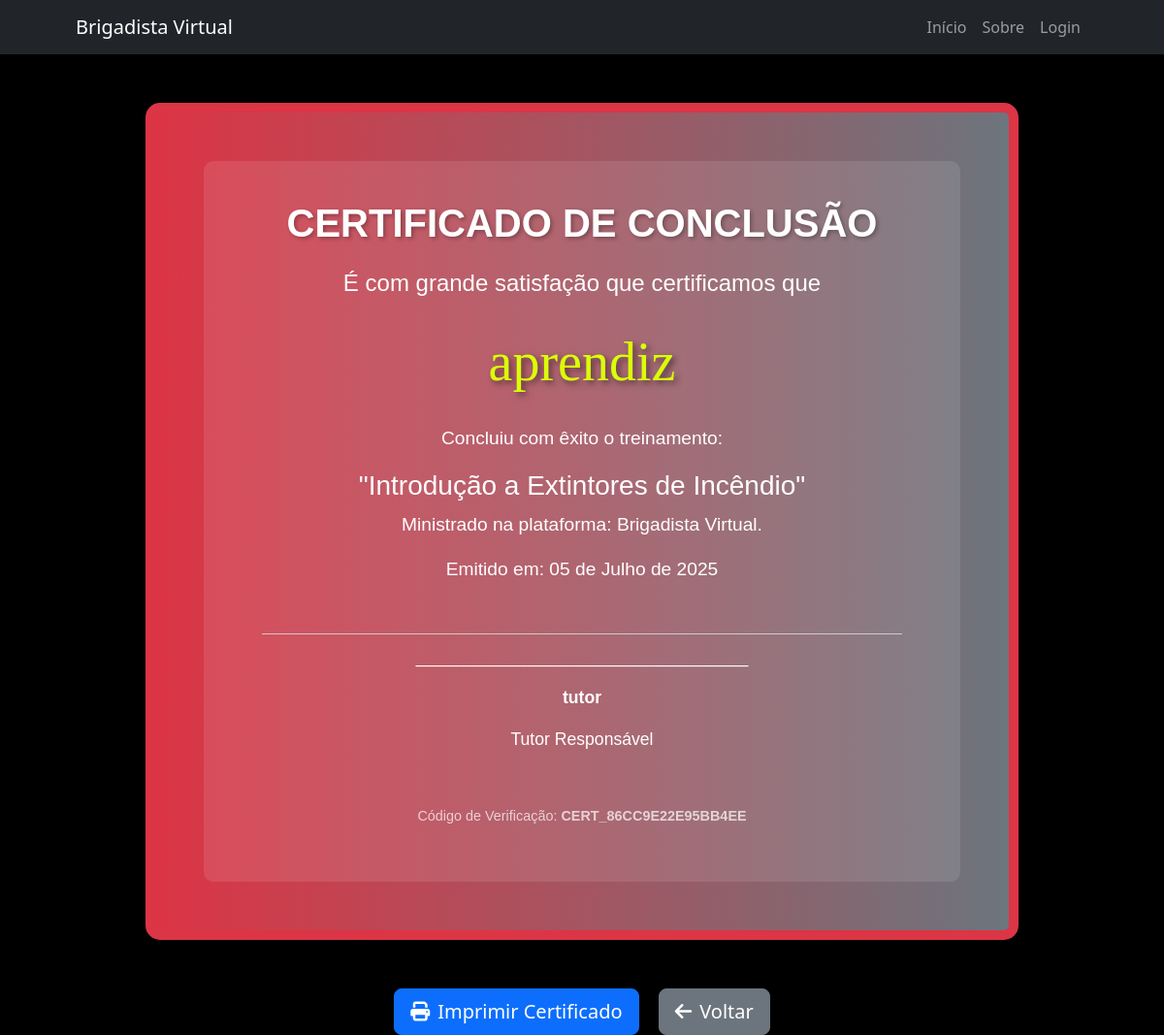
/visualizarCertificado.php?codigo=CERT_86CC9E22E95BB4EE, run on the app's committed database.
### tables this page shows
CREATE TABLE `certificados` (
  `idCertificado` int(11) NOT NULL,
  `idUsuario` int(11) NOT NULL,
  `idTreinamento` int(11) NOT NULL,
  `dataEmissao` datetime DEFAULT current_timestamp(),
  `idTutorEmissor` int(11) NOT NULL,
  `codigoCertificado` varchar(255) DEFAULT NULL
);

CREATE TABLE `usuarios` (
  `idUsuario` int(11) NOT NULL,
  `nomeUsuario` varchar(100) NOT NULL,
  `emailUsuario` varchar(100) NOT NULL,
  `senhaUsuario` varchar(255) NOT NULL,
  `tipoUsuario` varchar(8) NOT NULL
);

CREATE TABLE `videostreinamento` (
  `idVideo` int(11) NOT NULL,
  `tituloVideo` varchar(255) NOT NULL,
  `descricaoVideo` text DEFAULT NULL,
  `urlVideo` varchar(255) NOT NULL,
  `idUsuario` int(11) DEFAULT NULL,
  `dataAdicao` datetime DEFAULT current_timestamp()
);

### visualizarCertificado.php (the view, shortened to what this page needs)
<?php
include('conexaoBd.php');
$codigoCertificado = $_GET['codigo'] ?? '';
$certificado = null;
if (!empty($codigoCertificado)) {
    $sqlBuscarCertificado = "SELECT c.idCertificado, c.dataEmissao, c.codigoCertificado,
                                  u_ap.nomeUsuario AS nomeAprendiz, u_ap.emailUsuario AS emailAprendiz,
                                  vt.tituloVideo, vt.descricaoVideo,
                                  u_tut.nomeUsuario AS nomeTutor
                           FROM Certificados c
                           JOIN Usuarios u_ap ON c.idUsuario = u_ap.idUsuario
                           JOIN VideosTreinamento vt ON c.idTreinamento = vt.idVideo
                           JOIN Usuarios u_tut ON c.idTutorEmissor = u_tut.idUsuario
                           WHERE c.codigoCertificado = ?";
    $stmt = mysqli_prepare($conn, $sqlBuscarCertificado);
    if ($stmt) {
        mysqli_stmt_bind_param($stmt, 's', $codigoCertificado);
        mysqli_stmt_execute($stmt);
        $resultado = mysqli_stmt_get_result($stmt);
        $certificado = mysqli_fetch_assoc($resultado);
    }
}
include('header.php');
?>
<!DOCTYPE html>
<html lang="pt-BR">
<head>
    <link href="https://cdn.jsdelivr.net/npm/bootstrap@5.3.0/dist/css/bootstrap.min.css" rel="stylesheet">
    <link rel="stylesheet" href="https://cdnjs.cloudflare.com/ajax/libs/font-awesome/6.5.2/css/all.min.css">
    <link href="css/styles.css" rel="stylesheet">
</head>
<body>
    <?php if ($certificado) :  ?>
        <div class="certificate-container">
            <div class="certificate-inner">
                <h1 class="certificate-header">CERTIFICADO DE CONCLUSÃO</h1>
                <p class="certificate-subtitle">É com grande satisfação que certificamos que</p>
                <h2 class="certificate-name"><?php echo htmlspecialchars($certificado['nomeAprendiz']); ?></h2>
                <div class="certificate-body">
                    <p>Concluiu com êxito o treinamento:</p>
                    <h3>"<?php echo htmlspecialchars($certificado['tituloVideo']); ?>"</h3>
                    <p>Ministrado na plataforma: Brigadista Virtual.</p>
                    <?php
                        $dataEmissao = new DateTime($certificado['dataEmissao']);
                        $mesesIngles = array(
                            'January', 'February', 'March', 'April', 'May', 'June',
                            'July', 'August', 'September', 'October', 'November', 'December'
                        );
                        $mesesPortugues = array(
                            'Janeiro', 'Fevereiro', 'Março', 'Abril', 'Maio', 'Junho',
                            'Julho', 'Agosto', 'Setembro', 'Outubro', 'Novembro', 'Dezembro'
                        );
                        $dataEmissaoFormatada = str_replace(
                            $mesesIngles,
                            $mesesPortugues,
                            $dataEmissao->format('d \d\e F \d\e Y')
                        );
                    ?>
                    <p>Emitido em: <?php echo $dataEmissaoFormatada; ?></p>
                </div>
                <div class="certificate-signature">
                    <div class="signature-block">
                        <p>___________________________________</p>
                        <p><strong><?php echo htmlspecialchars($certificado['nomeTutor']); ?></strong></p>
                        <p>Tutor Responsável</p>
                    </div>
                </div>
                <p class="certificate-code-display">Código de Verificação: <strong><?php echo htmlspecialchars($certificado['codigoCertificado']); ?></strong></p>
            </div>
        </div>
        <div class="print-button-container">
            <button onclick="window.print()" class="btn btn-primary btn-lg"><i class="fas fa-print me-2"></i>Imprimir Certificado</button>
            <a href="index.php" class="btn btn-secondary btn-lg ms-3"><i class="fas fa-arrow-left me-2"></i>Voltar</a>
        </div>
    <?php endif; ?>
</body>
</html>

### visualizarCertificado.php (style rules this page uses)
body { background-color: #f8f9fa; }
.certificate-container { font-family: 'Arial', sans-serif; background: linear-gradient(to right, #dc3545, #6c757d); padding: 50px; margin: 50px auto; max-width: 900px; border-radius: 15px; box-shadow: 0 0 20px rgba(0, 0, 0, 0.5); color: #fff; position: relative; overflow: hidden; border: 10px solid #dc3545; }
.certificate-inner { background-color: rgba(255, 255, 255, 0.1); padding: 40px; border-radius: 10px; text-align: center; }
.certificate-header { font-size: 2.5em; font-weight: bold; margin-bottom: 20px; text-shadow: 2px 2px 4px rgba(0,0,0,0.3); }
.certificate-subtitle { font-size: 1.5em; margin-bottom: 30px; }
.certificate-name { font-size: 3.5em; font-family: 'Brush Script MT', cursive; margin: 30px 0; color:rgb(218, 255, 7); text-shadow: 3px 3px 6px rgba(0,0,0,0.5); }
.certificate-body p { font-size: 1.2em; line-height: 1.6; }
.certificate-signature { margin-top: 50px; display: flex; justify-content: space-around; align-items: flex-end; font-size: 1.1em; }
.signature-block { text-align: center; border-top: 1px solid #ccc; padding-top: 10px; flex-grow: 1; margin: 0 20px; }
.certificate-code-display { margin-top: 40px; font-size: 0.9em; color: rgba(255, 255, 255, 0.7); }
.print-button-container { text-align: center; margin-top: 20px; }

### data on the page
certificados: idUsuario.nomeUsuario "aprendiz", idTreinamento.tituloVideo "Introdução a Extintores de Incêndio", dataEmissao "05 de Julho de 2025", idTutorEmissor.nomeUsuario "tutor", codigoCertificado "CERT_86CC9E22E95BB4EE"
